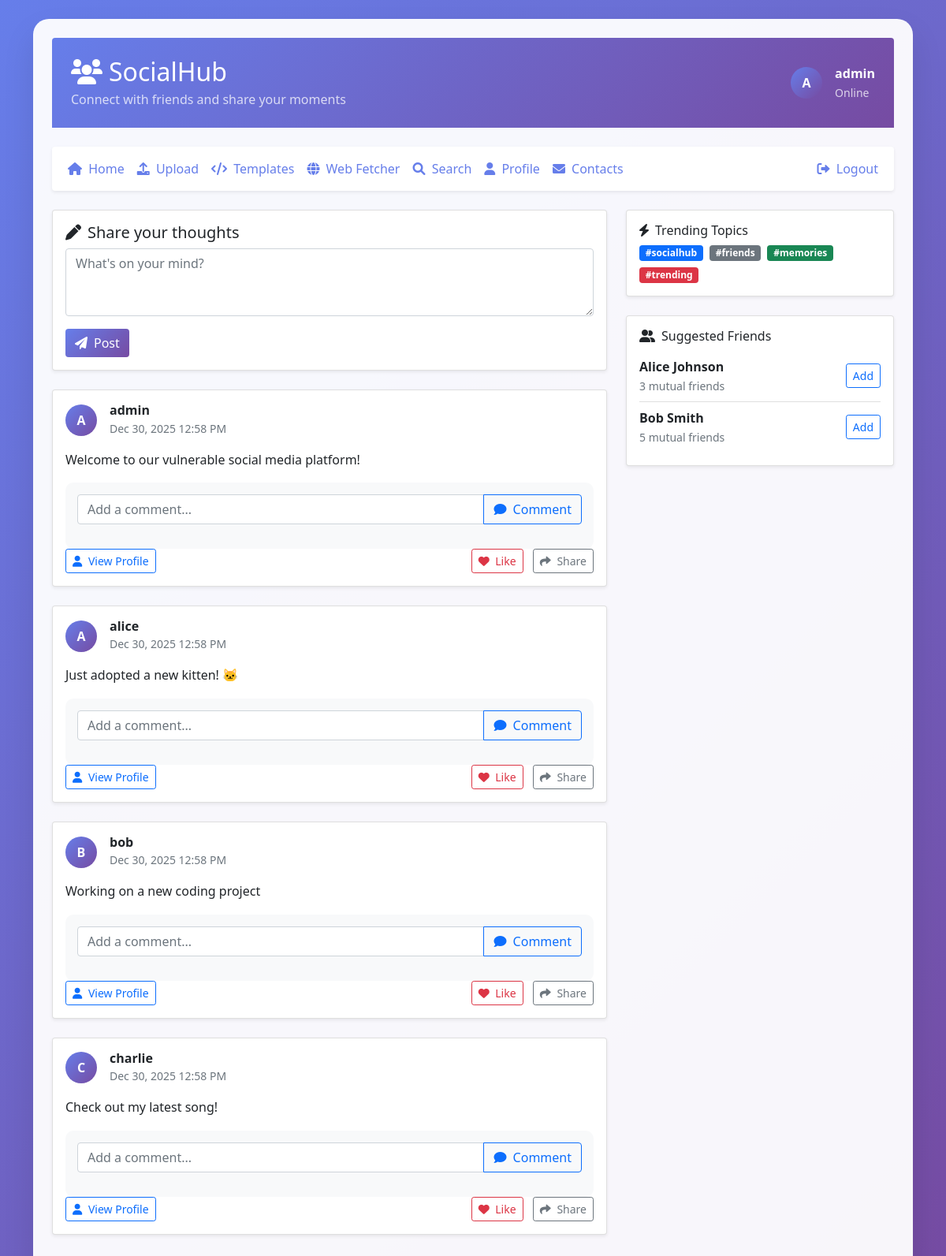
/index.php (signed in), run on the app's committed database.
### tables this page shows
CREATE TABLE posts (
    id INT AUTO_INCREMENT PRIMARY KEY,
    user_id INT NOT NULL,
    content TEXT NOT NULL,
    image_url VARCHAR(255),
    created_at TIMESTAMP DEFAULT CURRENT_TIMESTAMP,
    FOREIGN KEY (user_id) REFERENCES users(id)
);

CREATE TABLE users (
    id INT AUTO_INCREMENT PRIMARY KEY,
    username VARCHAR(50) UNIQUE NOT NULL,
    password VARCHAR(255) NOT NULL,
    email VARCHAR(100),
    bio TEXT,
    profile_picture VARCHAR(255),
    created_at TIMESTAMP DEFAULT CURRENT_TIMESTAMP
);

### config.php (called while the page is built, shortened)
<?php
$host = getenv('DB_HOST') ?: 'mysql';
$user = getenv('DB_USER') ?: 'root';
$password = getenv('DB_PASSWORD') ?: 'password';
$dbname = getenv('DB_NAME') ?: 'vulnerable_social';
$maxRetries = 5;
$retryDelay = 3;
for ($i = 0; $i < $maxRetries; $i++) {
    try {
        $conn = new mysqli($host, $user, $password, $dbname);
        break;
    } catch (Exception $e) {
        if ($i < $maxRetries - 1) {
            sleep($retryDelay);
            continue;
        } else {
            die("Database connection failed: " . $e->getMessage());
        }
    }
}
function getPosts() {
    global $conn;
    $sql = "SELECT posts.*, users.username FROM posts JOIN users ON posts.user_id = users.id ORDER BY posts.created_at DESC";
    $result = $conn->query($sql);
    return $result->fetch_all(MYSQLI_ASSOC);
}
?>

### index.php (the view, shortened to what this page needs)
<?php
require_once 'config.php';
require_once 'navigation.php';
$posts = getPosts();
?>
<!DOCTYPE html>
<html lang="en">
<head>
    <link href="https://cdn.jsdelivr.net/npm/bootstrap@5.1.3/dist/css/bootstrap.min.css" rel="stylesheet">
    <link href="https://cdnjs.cloudflare.com/ajax/libs/font-awesome/6.0.0/css/all.min.css" rel="stylesheet">
</head>
<body>
    <div class="container py-4">
        <div class="main-container p-4">
            <div class="header-gradient rounded-top p-4 mb-4">
                <div class="d-flex justify-content-between align-items-center">
                    <div>
                        <h1 class="h2 mb-1"><i class="fas fa-users me-2"></i>SocialHub</h1>
                        <p class="mb-0 opacity-75">Connect with friends and share your moments</p>
                    </div>
                    <div class="d-flex align-items-center">
                        <div class="user-avatar me-3">
                            <?php echo strtoupper(substr($_SESSION['username'], 0, 1)); ?>
                        </div>
                        <div>
                            <div class="fw-bold"><?php echo htmlspecialchars($_SESSION['username']); ?></div>
                            <small class="opacity-75">Online</small>
                        </div>
                    </div>
                </div>
            </div>
            <?php renderNavigation('index.php'); ?>
            <div class="row">
                <div class="col-lg-8">
                    <div class="card shadow-sm mb-4">
                        <div class="card-body">
                            <h5 class="card-title"><i class="fas fa-pen me-2"></i>Share your thoughts</h5>
                            <form method="POST">
                                <div class="mb-3">
                                    <textarea name="content" class="form-control" placeholder="What's on your mind?" rows="3" required></textarea>
                                </div>
                                <button type="submit" class="btn btn-primary"><i class="fas fa-paper-plane me-2"></i>Post</button>
                            </form>
                        </div>
                    </div>
                    <?php foreach ($posts as $post): ?>
                        <div class="card post-card shadow-sm mb-4">
                            <div class="card-body">
                                <div class="d-flex align-items-center mb-3">
                                    <div class="user-avatar me-3">
                                        <?php echo strtoupper(substr($post['username'], 0, 1)); ?>
                                    </div>
                                    <div>
                                        <h6 class="mb-0 fw-bold"><?php echo htmlspecialchars($post['username']); ?></h6>
                                        <small class="text-muted"><?php echo date('M j, Y g:i A', strtotime($post['created_at'])); ?></small>
                                    </div>
                                </div>
                                <div class="post-content mb-3">
                                    <?php echo $post['content']; ?>
                                </div>
                                <div class="comment-section">
                                    <form method="POST" class="mb-3">
                                        <div class="input-group">
                                            <input type="text" name="content" class="form-control" placeholder="Add a comment..." required>
                                            <button type="submit" class="btn btn-outline-primary"><i class="fas fa-comment me-1"></i> Comment</button>
                                        </div>
                                    </form>
                                </div>
                                <div class="d-flex justify-content-between align-items-center">
                                    <a href="profile.php?user_id=<?php echo $post['user_id']; ?>" class="btn btn-sm btn-outline-primary">
                                        <i class="fas fa-user me-1"></i> View Profile
                                    </a>
                                    <div>
                                        <button class="btn btn-sm btn-outline-danger me-2"><i class="fas fa-heart me-1"></i> Like</button>
                                        <button class="btn btn-sm btn-outline-secondary"><i class="fas fa-share me-1"></i> Share</button>
                                    </div>
                                </div>
                            </div>
                        </div>
                    <?php endforeach; ?>
                </div>
                <div class="col-lg-4">
                    <div class="card shadow-sm mb-4">
                        <div class="card-body">
                            <h6 class="card-title"><i class="fas fa-bolt me-2"></i>Trending Topics</h6>
                            <div class="d-flex flex-wrap gap-2">
                                <span class="badge bg-primary">#socialhub</span>
                                <span class="badge bg-secondary">#friends</span>
                                <span class="badge bg-success">#memories</span>
                                <span class="badge bg-danger">#trending</span>
                            </div>
                        </div>
                    </div>
                    <div class="card shadow-sm">
                        <div class="card-body">
                            <h6 class="card-title"><i class="fas fa-user-friends me-2"></i>Suggested Friends</h6>
                            <div class="list-group list-group-flush">
                                <div class="list-group-item d-flex justify-content-between align-items-center px-0">
                                    <div>
                                        <div class="fw-bold">Alice Johnson</div>
                                        <small class="text-muted">3 mutual friends</small>
                                    </div>
                                    <button class="btn btn-sm btn-outline-primary">Add</button>
                                </div>
                                <div class="list-group-item d-flex justify-content-between align-items-center px-0">
                                    <div>
                                        <div class="fw-bold">Bob Smith</div>
                                        <small class="text-muted">5 mutual friends</small>
                                    </div>
                                    <button class="btn btn-sm btn-outline-primary">Add</button>
                                </div>
                            </div>
                        </div>
                    </div>
                </div>
            </div>
        </div>
    </div>
</body>
</html>

### navigation.php (shortened to what this page needs)
<?php
function renderNavigation($currentPage = '') {
    $isLoggedIn = isset($_SESSION['user_id']);
    $userId = $_SESSION['user_id'] ?? '';
    $navItems = [
        'index.php' => ['icon' => 'fas fa-home', 'label' => 'Home'],
        'upload.php' => ['icon' => 'fas fa-upload', 'label' => 'Upload'],
        'template.php' => ['icon' => 'fas fa-code', 'label' => 'Templates'],
        'web_fetcher.php' => ['icon' => 'fas fa-globe', 'label' => 'Web Fetcher'],
        'search.php' => ['icon' => 'fas fa-search', 'label' => 'Search'],
    ];
    if ($isLoggedIn) {
        $navItems["profile.php?user_id=$userId"] = ['icon' => 'fas fa-user', 'label' => 'Profile'];
        $navItems['contacts.php'] = ['icon' => 'fas fa-envelope', 'label' => 'Contacts'];
    }
    ?>
    <nav class="navbar navbar-expand-lg navbar-light bg-white rounded mb-4 shadow-sm">
        <div class="container-fluid">
            <ul class="navbar-nav me-auto">
                <?php foreach ($navItems as $url => $item): ?>
                    <li class="nav-item">
                        <a class="nav-link <?php echo ($currentPage === $url) ? 'active' : ''; ?>"
                           href="<?php echo $url; ?>">
                            <i class="<?php echo $item['icon']; ?> me-1"></i>
                            <?php echo $item['label']; ?>
                        </a>
                    </li>
                <?php endforeach; ?>
            </ul>
            <?php if ($isLoggedIn): ?>
                <ul class="navbar-nav">
                    <li class="nav-item">
                        <a class="nav-link text-danger" href="index.php?action=logout">
                            <i class="fas fa-sign-out-alt me-1"></i> Logout
                        </a>
                    </li>
                </ul>
            <?php endif; ?>
        </div>
    </nav>
    <?php
}
    ?>

### index.php (style rules this page uses)
body { background: linear-gradient(135deg, #667eea 0%, #764ba2 100%); min-height: 100vh; }
.main-container { background: rgba(255,255,255,0.95); border-radius: 20px; box-shadow: 0 20px 40px rgba(0,0,0,0.1); }
.header-gradient { background: linear-gradient(135deg, #667eea 0%, #764ba2 100%); color: white; }
.post-card { transition: transform 0.3s ease, box-shadow 0.3s ease; }
.nav-link { color: #667eea !important; font-weight: 500; }
.btn-primary { background: linear-gradient(135deg, #667eea 0%, #764ba2 100%); border: none; }
.user-avatar { width: 40px; height: 40px; border-radius: 50%; background: linear-gradient(135deg, #667eea 0%, #764ba2 100%); display: flex; align-items: center; justify-content: center; color: white; font-weight: bold; }
.post-content { line-height: 1.6; }
.comment-section { background: #f8f9fa; border-radius: 10px; padding: 15px; margin-top: 15px; }

### data on the page
posts: user.username "A", user.username "admin", created_at "Dec 30, 2025 12:58 PM", content "Welcome to our vulnerable social media platform!"
posts: user.username "A", user.username "alice", created_at "Dec 30, 2025 12:58 PM", content "Just adopted a new kitten! 🐱"
posts: user.username "B", user.username "bob", created_at "Dec 30, 2025 12:58 PM", content "Working on a new coding project"
posts: user.username "C", user.username "charlie", created_at "Dec 30, 2025 12:58 PM", content "Check out my latest song!"

### other printed values
substr($_SESSION['username'], 0, 1) "A"
$_SESSION['username'] "admin"
$item['label'] "Home"
$item['label'] "Upload"
$item['label'] "Templates"
$item['label'] "Web Fetcher"
$item['label'] "Search"
$item['label'] "Profile"
$item['label'] "Contacts"
